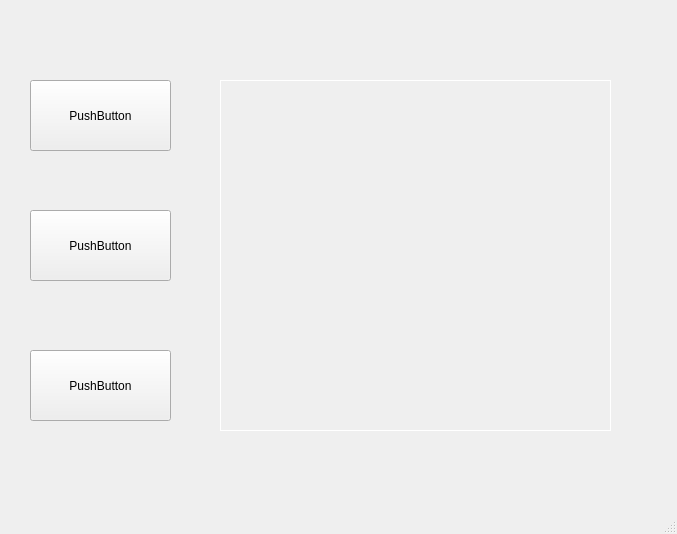
<?xml version="1.0" encoding="UTF-8"?>
<ui version="4.0">
 <class>MainWindow</class>
 <widget class="QMainWindow" name="MainWindow">
  <property name="geometry">
   <rect>
    <x>0</x>
    <y>0</y>
    <width>677</width>
    <height>534</height>
   </rect>
  </property>
  <property name="windowTitle">
   <string>MainWindow</string>
  </property>
  <widget class="QWidget" name="centralwidget">
   <widget class="QPushButton" name="pushButton">
    <property name="geometry">
     <rect>
      <x>30</x>
      <y>80</y>
      <width>141</width>
      <height>71</height>
     </rect>
    </property>
    <property name="text">
     <string>PushButton</string>
    </property>
   </widget>
   <widget class="QPushButton" name="pushButton_2">
    <property name="geometry">
     <rect>
      <x>30</x>
      <y>210</y>
      <width>141</width>
      <height>71</height>
     </rect>
    </property>
    <property name="text">
     <string>PushButton</string>
    </property>
   </widget>
   <widget class="QPushButton" name="pushButton_3">
    <property name="geometry">
     <rect>
      <x>30</x>
      <y>350</y>
      <width>141</width>
      <height>71</height>
     </rect>
    </property>
    <property name="text">
     <string>PushButton</string>
    </property>
   </widget>
   <widget class="QLabel" name="label">
    <property name="geometry">
     <rect>
      <x>220</x>
      <y>80</y>
      <width>391</width>
      <height>351</height>
     </rect>
    </property>
    <property name="styleSheet">
     <string notr="true">border:1px solid white</string>
    </property>
    <property name="text">
     <string/>
    </property>
   </widget>
  </widget>
  <widget class="QMenuBar" name="menubar">
   <property name="geometry">
    <rect>
     <x>0</x>
     <y>0</y>
     <width>677</width>
     <height>23</height>
    </rect>
   </property>
  </widget>
  <widget class="QStatusBar" name="statusbar"/>
 </widget>
 <resources/>
 <connections/>
</ui>
